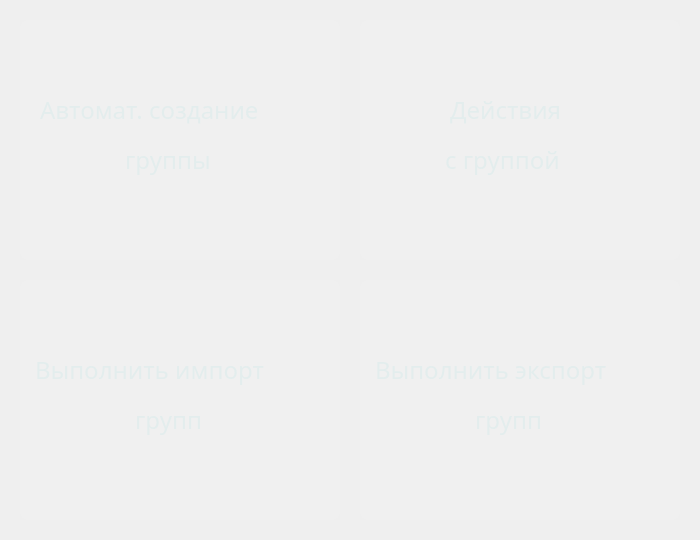
<?xml version="1.0" encoding="UTF-8"?>
<ui version="4.0">
 <class>MainWindow</class>
 <widget class="QMainWindow" name="MainWindow">
  <property name="geometry">
   <rect>
    <x>0</x>
    <y>0</y>
    <width>700</width>
    <height>540</height>
   </rect>
  </property>
  <property name="windowTitle">
   <string>Secret Keeper Router</string>
  </property>
  <widget class="QWidget" name="centralwidget">
   <widget class="QLabel" name="gradient">
    <property name="geometry">
     <rect>
      <x>0</x>
      <y>0</y>
      <width>700</width>
      <height>540</height>
     </rect>
    </property>
    <property name="text">
     <string/>
    </property>
    <property name="pixmap">
     <pixmap>../Images/gradient.png</pixmap>
    </property>
   </widget>
   <widget class="QPushButton" name="group_import_button">
    <property name="geometry">
     <rect>
      <x>20</x>
      <y>280</y>
      <width>320</width>
      <height>240</height>
     </rect>
    </property>
    <property name="styleSheet">
     <string notr="true">QPushButton{
 background: rgba(255, 255, 255, 0.05);
 border-radius: 8px;
 color: #fff;
}
QPushButton:hover{
 background: rgba(255, 255, 255, 0.1);
}
QPushButton:pressed{
 background: rgba(0, 0, 0, 0.1);
}</string>
    </property>
    <property name="text">
     <string/>
    </property>
   </widget>
   <widget class="QPushButton" name="group_action_button">
    <property name="geometry">
     <rect>
      <x>360</x>
      <y>20</y>
      <width>320</width>
      <height>240</height>
     </rect>
    </property>
    <property name="styleSheet">
     <string notr="true">QPushButton{
 background: rgba(255, 255, 255, 0.05);
 border-radius: 8px;
 color: #fff;
}
QPushButton:hover{
 background: rgba(255, 255, 255, 0.1);
}
QPushButton:pressed{
 background: rgba(0, 0, 0, 0.1);
}</string>
    </property>
    <property name="text">
     <string/>
    </property>
   </widget>
   <widget class="QPushButton" name="group_export_button">
    <property name="geometry">
     <rect>
      <x>360</x>
      <y>280</y>
      <width>320</width>
      <height>240</height>
     </rect>
    </property>
    <property name="styleSheet">
     <string notr="true">QPushButton{
 background: rgba(255, 255, 255, 0.05);
 border-radius: 8px;
 color: #fff;
}
QPushButton:hover{
 background: rgba(255, 255, 255, 0.1);
}
QPushButton:pressed{
 background: rgba(0, 0, 0, 0.1);
}</string>
    </property>
    <property name="text">
     <string/>
    </property>
   </widget>
   <widget class="QPushButton" name="automatic_group_creation_button">
    <property name="geometry">
     <rect>
      <x>20</x>
      <y>20</y>
      <width>320</width>
      <height>240</height>
     </rect>
    </property>
    <property name="font">
     <font>
      <family>Microsoft YaHei</family>
      <pointsize>18</pointsize>
     </font>
    </property>
    <property name="styleSheet">
     <string notr="true">QPushButton{
 background: rgba(255, 255, 255, 0.05);
 border-radius: 8px;
 color: #fff;
}
QPushButton:hover{
 background: rgba(255, 255, 255, 0.1);
}
QPushButton:pressed{
 background: rgba(0, 0, 0, 0.1);
}</string>
    </property>
    <property name="text">
     <string/>
    </property>
   </widget>
   <widget class="QLabel" name="text_1_1">
    <property name="geometry">
     <rect>
      <x>40</x>
      <y>90</y>
      <width>280</width>
      <height>40</height>
     </rect>
    </property>
    <property name="font">
     <font>
      <family>Microsoft YaHei</family>
      <pointsize>18</pointsize>
     </font>
    </property>
    <property name="styleSheet">
     <string notr="true">color:#e3eded</string>
    </property>
    <property name="text">
     <string>Автомат. создание</string>
    </property>
   </widget>
   <widget class="QLabel" name="text_1_2">
    <property name="geometry">
     <rect>
      <x>125</x>
      <y>140</y>
      <width>110</width>
      <height>40</height>
     </rect>
    </property>
    <property name="font">
     <font>
      <family>Microsoft YaHei</family>
      <pointsize>18</pointsize>
     </font>
    </property>
    <property name="styleSheet">
     <string notr="true">color:#e3eded</string>
    </property>
    <property name="text">
     <string>группы</string>
    </property>
   </widget>
   <widget class="QLabel" name="text_2_1">
    <property name="geometry">
     <rect>
      <x>450</x>
      <y>90</y>
      <width>140</width>
      <height>40</height>
     </rect>
    </property>
    <property name="font">
     <font>
      <family>Microsoft YaHei</family>
      <pointsize>18</pointsize>
     </font>
    </property>
    <property name="styleSheet">
     <string notr="true">color:#e3eded</string>
    </property>
    <property name="text">
     <string>Действия</string>
    </property>
   </widget>
   <widget class="QLabel" name="text_2_2">
    <property name="geometry">
     <rect>
      <x>445</x>
      <y>140</y>
      <width>150</width>
      <height>40</height>
     </rect>
    </property>
    <property name="font">
     <font>
      <family>Microsoft YaHei</family>
      <pointsize>18</pointsize>
     </font>
    </property>
    <property name="styleSheet">
     <string notr="true">color:#e3eded</string>
    </property>
    <property name="text">
     <string>с группой</string>
    </property>
   </widget>
   <widget class="QLabel" name="text_3_1">
    <property name="geometry">
     <rect>
      <x>35</x>
      <y>350</y>
      <width>290</width>
      <height>40</height>
     </rect>
    </property>
    <property name="font">
     <font>
      <family>Microsoft YaHei</family>
      <pointsize>18</pointsize>
     </font>
    </property>
    <property name="styleSheet">
     <string notr="true">color:#e3eded</string>
    </property>
    <property name="text">
     <string>Выполнить импорт</string>
    </property>
   </widget>
   <widget class="QLabel" name="text_4_1">
    <property name="geometry">
     <rect>
      <x>375</x>
      <y>350</y>
      <width>290</width>
      <height>40</height>
     </rect>
    </property>
    <property name="font">
     <font>
      <family>Microsoft YaHei</family>
      <pointsize>18</pointsize>
     </font>
    </property>
    <property name="styleSheet">
     <string notr="true">color:#e3eded</string>
    </property>
    <property name="text">
     <string>Выполнить экспорт</string>
    </property>
   </widget>
   <widget class="QLabel" name="text_3_2">
    <property name="geometry">
     <rect>
      <x>135</x>
      <y>400</y>
      <width>90</width>
      <height>40</height>
     </rect>
    </property>
    <property name="font">
     <font>
      <family>Microsoft YaHei</family>
      <pointsize>18</pointsize>
     </font>
    </property>
    <property name="styleSheet">
     <string notr="true">color:#e3eded</string>
    </property>
    <property name="text">
     <string>групп</string>
    </property>
   </widget>
   <widget class="QLabel" name="text_4_2">
    <property name="geometry">
     <rect>
      <x>475</x>
      <y>400</y>
      <width>90</width>
      <height>40</height>
     </rect>
    </property>
    <property name="font">
     <font>
      <family>Microsoft YaHei</family>
      <pointsize>18</pointsize>
     </font>
    </property>
    <property name="styleSheet">
     <string notr="true">color:#e3eded</string>
    </property>
    <property name="text">
     <string>групп</string>
    </property>
   </widget>
  </widget>
 </widget>
 <resources/>
 <connections/>
</ui>
